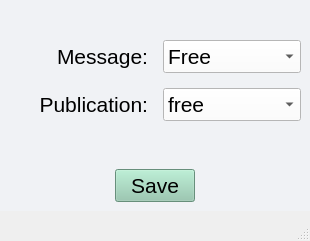
<?xml version="1.0" encoding="UTF-8"?>
<ui version="4.0">
 <class>MainWindow</class>
 <widget class="QMainWindow" name="MainWindow">
  <property name="geometry">
   <rect>
    <x>0</x>
    <y>0</y>
    <width>310</width>
    <height>241</height>
   </rect>
  </property>
  <property name="minimumSize">
   <size>
    <width>310</width>
    <height>241</height>
   </size>
  </property>
  <property name="maximumSize">
   <size>
    <width>310</width>
    <height>241</height>
   </size>
  </property>
  <property name="font">
   <font>
    <pointsize>16</pointsize>
   </font>
  </property>
  <property name="windowTitle">
   <string>MainWindow</string>
  </property>
  <widget class="QWidget" name="centralwidget">
   <property name="styleSheet">
    <string notr="true">background-color:#F0F2F5;</string>
   </property>
   <layout class="QVBoxLayout" name="verticalLayout_4">
    <item>
     <spacer name="verticalSpacer_2">
      <property name="orientation">
       <enum>Qt::Vertical</enum>
      </property>
      <property name="sizeHint" stdset="0">
       <size>
        <width>20</width>
        <height>40</height>
       </size>
      </property>
     </spacer>
    </item>
    <item>
     <layout class="QVBoxLayout" name="verticalLayout_3">
      <property name="spacing">
       <number>16</number>
      </property>
      <item>
       <layout class="QHBoxLayout" name="horizontalLayout_2">
        <property name="spacing">
         <number>15</number>
        </property>
        <item>
         <layout class="QVBoxLayout" name="verticalLayout_2">
          <property name="spacing">
           <number>15</number>
          </property>
          <item>
           <widget class="QLabel" name="label_2">
            <property name="toolTip">
             <string>&lt;html&gt;&lt;head/&gt;&lt;body&gt;&lt;p&gt;blabla&lt;/p&gt;&lt;/body&gt;&lt;/html&gt;</string>
            </property>
            <property name="text">
             <string>&lt;html&gt;&lt;head/&gt;&lt;body&gt;&lt;p align=&quot;right&quot;&gt;Message:&lt;/p&gt;&lt;/body&gt;&lt;/html&gt;</string>
            </property>
           </widget>
          </item>
          <item>
           <widget class="QLabel" name="label">
            <property name="whatsThis">
             <string>&lt;html&gt;&lt;head/&gt;&lt;body&gt;&lt;p&gt;&lt;span style=&quot; font-size:36pt; font-style:italic; text-decoration: underline;&quot;&gt;blabla&lt;/span&gt;&lt;/p&gt;&lt;/body&gt;&lt;/html&gt;</string>
            </property>
            <property name="text">
             <string>&lt;html&gt;&lt;head/&gt;&lt;body&gt;&lt;p align=&quot;right&quot;&gt;Publication:&lt;/p&gt;&lt;/body&gt;&lt;/html&gt;</string>
            </property>
           </widget>
          </item>
         </layout>
        </item>
        <item>
         <layout class="QVBoxLayout" name="verticalLayout">
          <item>
           <widget class="QComboBox" name="msg_combobox">
            <property name="font">
             <font>
              <pointsize>16</pointsize>
             </font>
            </property>
            <property name="styleSheet">
             <string notr="true">background-color:white;</string>
            </property>
            <item>
             <property name="text">
              <string>Free</string>
             </property>
            </item>
            <item>
             <property name="text">
              <string>Only admin</string>
             </property>
            </item>
           </widget>
          </item>
          <item>
           <widget class="QComboBox" name="publish_combobox">
            <property name="font">
             <font>
              <pointsize>16</pointsize>
             </font>
            </property>
            <property name="styleSheet">
             <string notr="true">background-color:white;</string>
            </property>
            <item>
             <property name="text">
              <string>free</string>
             </property>
            </item>
            <item>
             <property name="text">
              <string>block</string>
             </property>
            </item>
           </widget>
          </item>
         </layout>
        </item>
       </layout>
      </item>
      <item>
       <spacer name="verticalSpacer">
        <property name="orientation">
         <enum>Qt::Vertical</enum>
        </property>
        <property name="sizeHint" stdset="0">
         <size>
          <width>20</width>
          <height>40</height>
         </size>
        </property>
       </spacer>
      </item>
      <item>
       <layout class="QHBoxLayout" name="horizontalLayout">
        <item>
         <spacer name="horizontalSpacer">
          <property name="orientation">
           <enum>Qt::Horizontal</enum>
          </property>
          <property name="sizeHint" stdset="0">
           <size>
            <width>40</width>
            <height>20</height>
           </size>
          </property>
         </spacer>
        </item>
        <item>
         <widget class="QPushButton" name="save_button">
          <property name="font">
           <font>
            <pointsize>16</pointsize>
           </font>
          </property>
          <property name="styleSheet">
           <string notr="true">	background-color:#90C8AC;</string>
          </property>
          <property name="text">
           <string>Save</string>
          </property>
         </widget>
        </item>
        <item>
         <spacer name="horizontalSpacer_2">
          <property name="orientation">
           <enum>Qt::Horizontal</enum>
          </property>
          <property name="sizeHint" stdset="0">
           <size>
            <width>40</width>
            <height>20</height>
           </size>
          </property>
         </spacer>
        </item>
       </layout>
      </item>
     </layout>
    </item>
   </layout>
  </widget>
  <widget class="QMenuBar" name="menubar">
   <property name="geometry">
    <rect>
     <x>0</x>
     <y>0</y>
     <width>310</width>
     <height>21</height>
    </rect>
   </property>
  </widget>
  <widget class="QStatusBar" name="statusbar"/>
 </widget>
 <resources/>
 <connections/>
</ui>
